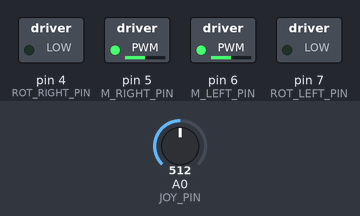
Bench run of a sketch on a simulated Arduino Uno, built with avr-gcc and run on an emulated ATmega328P. On the bench: switched loads named in the sketch (green lamp = pin HIGH). The test bench sets the inputs (shaded band); at power-on: A0 (JOY_PIN) = 512.

Above: at 0.1 s.
Timing chart, 0 to 1.6 s (numbered marks = the images above):
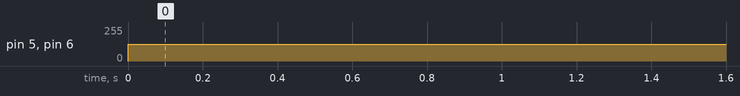

Measured:
- by itself, pin 5 (M_RIGHT_PIN), pin 6 (M_LEFT_PIN): 0/255 → 127/255 at 0.00 s

The sketch:

MotorsTest.ino
```cpp
const int M_LEFT_PIN = 6;
const int M_RIGHT_PIN = 5;
const int ROT_RIGHT_PIN = 4;
const int ROT_LEFT_PIN = 7;
const int JOY_PIN = A0;


enum MOTOR {LEFT, RIGHT};
enum ROTATION {FORWARD, BACKWARD};

void setRotation(int rotationPin, ROTATION rotation);
void setSpeedRotation(MOTOR motor, ROTATION rotation, int speed);

void setup() {
  Serial.begin(9600);
  pinMode(M_LEFT_PIN, OUTPUT);
  pinMode(M_RIGHT_PIN, OUTPUT);
  pinMode(ROT_RIGHT_PIN, OUTPUT);
  pinMode(ROT_LEFT_PIN, OUTPUT);

}

void loop() {

  ROTATION rotation = FORWARD;
  int speed = analogRead(JOY_PIN);
  speed = map(speed, 430, 900, 0, 255);
  setSpeedRotation(LEFT, rotation, 127);
  setSpeedRotation(RIGHT, rotation, 127);

}


void setRotation(int rotationPin, ROTATION rotation)
{
  if (rotation)
    digitalWrite(rotationPin, HIGH);
  else
    digitalWrite(rotationPin, LOW);
}

void setSpeedRotation(MOTOR motor, ROTATION rotation, int speed)
{
  int rotationPin = -1;
  int motorPin = -1;

  if (motor == LEFT)
  {
    rotationPin = ROT_LEFT_PIN;
    motorPin = M_LEFT_PIN;
  }
  else
  {
    rotationPin = ROT_RIGHT_PIN;
    motorPin = M_RIGHT_PIN;
  }
  setRotation(rotationPin, rotation);
  analogWrite(motorPin, speed);
}
```
